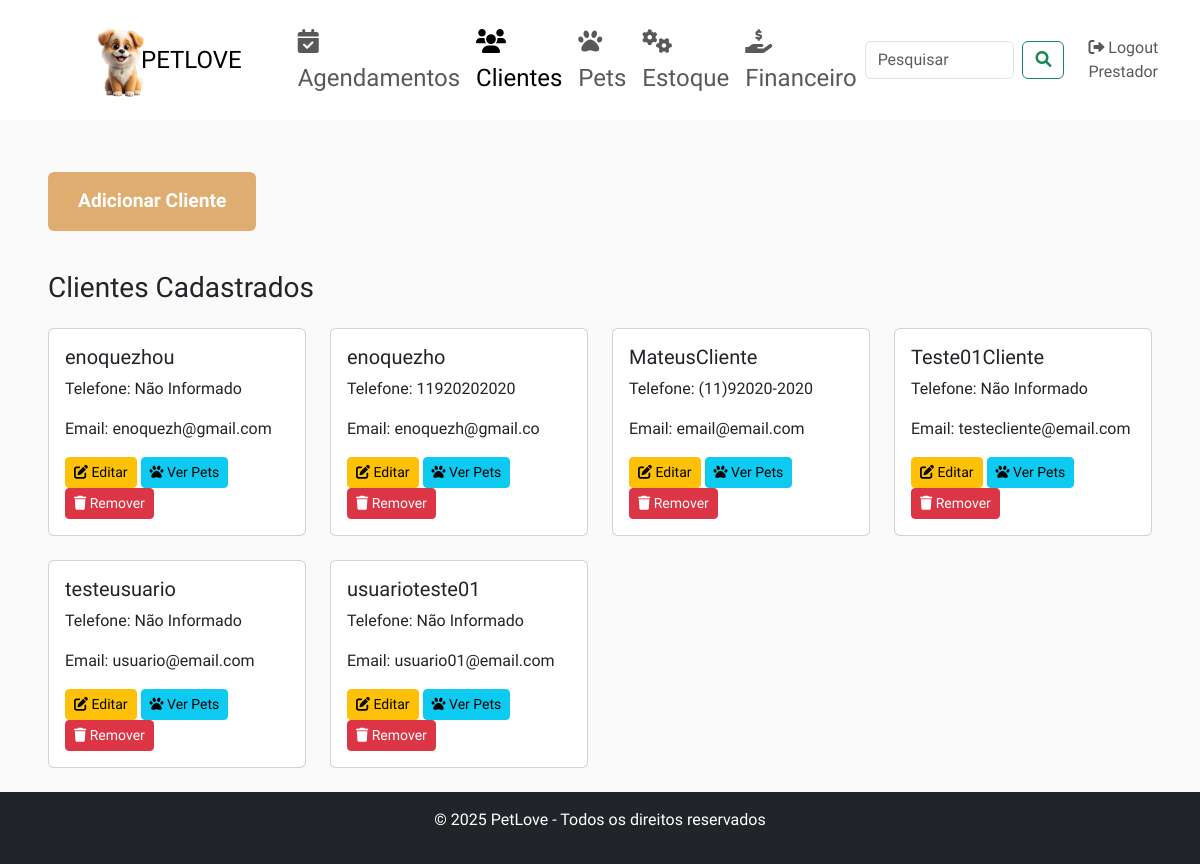
Before: /clientes (signed in) with the older database file.
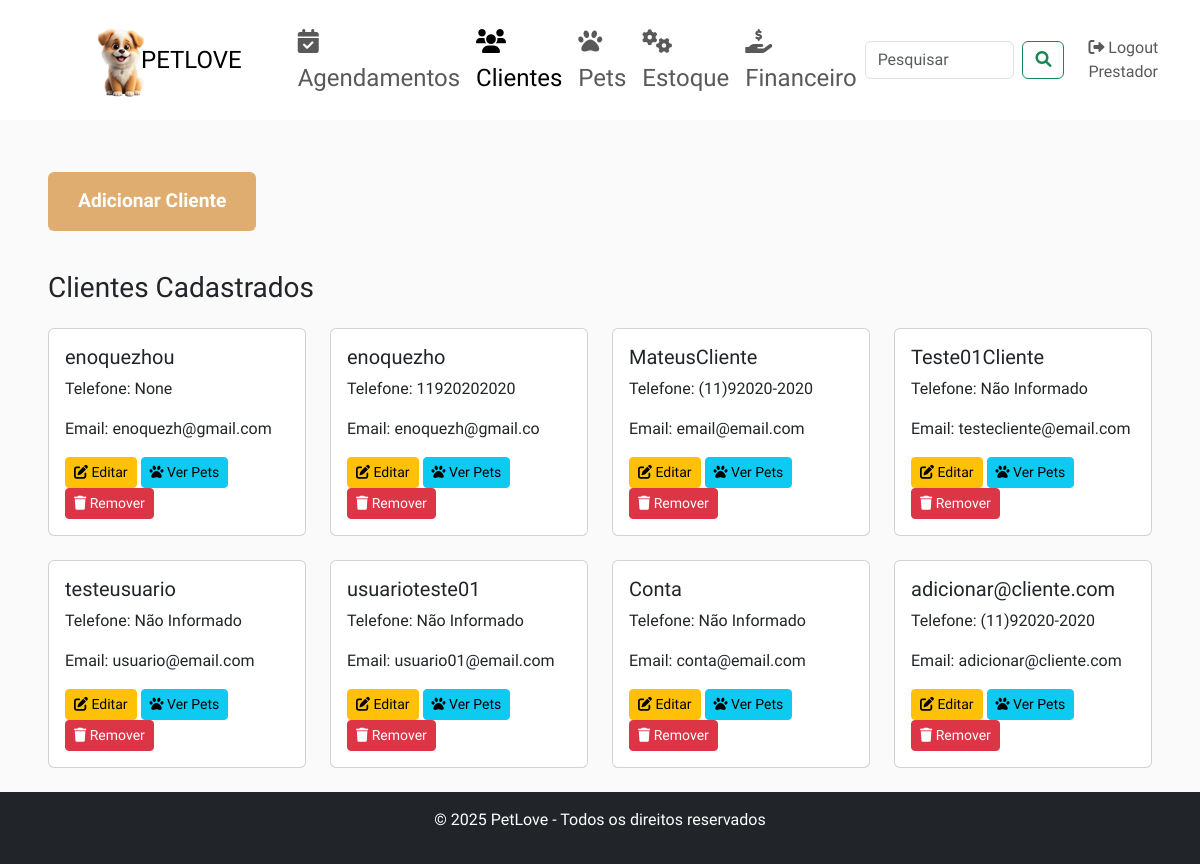
After: the same page with the newer database file.
### app.py (models this page shows, shortened)
class User(db.Model, UserMixin):
    id = db.Column(db.Integer, primary_key=True)
    username = db.Column(db.String(20), unique=True, nullable=False)
    email = db.Column(db.String(120), unique=True, nullable=False)
    password = db.Column(db.String(60), nullable=False)
    role = db.Column(db.String(20), nullable=False, default='cliente')
    cliente_id = db.Column(db.Integer, db.ForeignKey('cliente.id'))
    cliente = db.relationship('Cliente', back_populates='usuario', lazy=True)

class Cliente(db.Model):
    id = db.Column(db.Integer, primary_key=True)
    nome = db.Column(db.String(120), nullable=False)
    email = db.Column(db.String(120), unique=True, nullable=False)
    telefone = db.Column(db.String(20), nullable=True)
    financeiros = db.relationship('LancamentoFinanceiro', back_populates='cliente', lazy=True)
    pets = db.relationship('Pet', back_populates='cliente', lazy=True)
    usuario = db.relationship('User', back_populates='cliente', uselist=False)

### app.py (the view)
@app.route('/clientes')
@login_required
def clientes():
    if current_user.role != 'prestador':
        flash("Acesso negado! Apenas prestadores podem acessar esta página.")
        return redirect(url_for('home_cliente'))
    usuarios_cliente = User.query.filter_by(role='cliente').all()
    return render_template('clientes.html', usuarios_cliente=usuarios_cliente)

### app.py (called while the page is built)
@login_manager.user_loader
def load_user(user_id):
    return User.query.get(int(user_id))

@app.before_request
def create_tables():
    db.create_all()

### templates/clientes.html (shortened to what this page needs)
<!DOCTYPE html>
<html lang="pt-br">
<head>
    <link href="https://cdn.jsdelivr.net/npm/bootstrap@5.3.0-alpha1/dist/css/bootstrap.min.css" rel="stylesheet">
    <link href="https://cdnjs.cloudflare.com/ajax/libs/font-awesome/6.0.0/css/all.min.css" rel="stylesheet">
</head>
<body>
<nav class="navbar navbar-expand-lg bg-custom mb-4">
    <div class="container-fluid">
        <a class="navbar-brand" href="http://127.0.0.1:5000/home_prestador">
            <img src="{{ url_for('static', filename='images/LOGO.png') }}" alt="PetLove Logo" style="height: 80px; margin-left: 70px; width: 70%"/>
            <a style="font-size: 24px; color: #000000; text-decoration: none;">PETLOVE</a>
        </a>
        <div class="collapse navbar-collapse" id="navbarNav">
            <ul class="navbar-nav ms-5">
                <li class="nav-item">
                    <a href="{{ url_for('agendamentos') }}" class="nav-link {% if request.endpoint == 'agendamentos' %}active{% endif %} fs-4">
                        <i class="fas fa-calendar-check"></i> Agendamentos
                    </a>
                </li>
                <li class="nav-item">
                    <a href="{{ url_for('clientes') }}" class="nav-link {% if request.endpoint == 'clientes' %}active{% endif %} fs-4">
                        <i class="fas fa-users"></i> Clientes
                    </a>
                </li>
                <li class="nav-item">
                    <a href="{{ url_for('pets') }}" class="nav-link {% if request.endpoint == 'pets' %}active{% endif %} fs-4">
                        <i class="fas fa-paw"></i> Pets
                    </a>
                </li>
                <li class="nav-item">
                    <a href="{{ url_for('estoque') }}" class="nav-link {% if request.endpoint == 'estoque' %}active{% endif %} fs-4">
                        <i class="fas fa-cogs"></i> Estoque
                    </a>
                </li>
                <li class="nav-item">
                    <a href="{{ url_for('financeiro') }}" class="nav-link {% if request.endpoint == 'financeiro' %}active{% endif %} fs-4">
                        <i class="fas fa-hand-holding-usd"></i> Financeiro
                    </a>
                </li>
            </ul>
            <form class="d-flex ms-auto" role="search">
                <input class="form-control me-2" type="search" placeholder="Pesquisar" aria-label="Search">
                <button class="btn btn-outline-success" type="submit">
                    <i class="fas fa-search"></i>
                </button>
            </form>
            <ul class="navbar-nav ms-3">
                {% if current_user.role == 'cliente' %}
                    <li class="nav-item">
                        <a class="nav-link" href="{{ url_for('logout') }}"><i class="fas fa-sign-out-alt"></i> Logout Cliente</a>
                    </li>
                {% elif current_user.role == 'prestador' %}
                    <li class="nav-item">
                        <a class="nav-link" href="{{ url_for('logout') }}"><i class="fas fa-sign-out-alt"></i> Logout Prestador</a>
                    </li>
                {% endif %}
            </ul>
        </div>
    </div>
</nav>
<div class="container-fluid content-container">
    <a href="{{ url_for('adicionar_cliente') }}" class="btn btn-primary my-3 text-flash-blue">
        Adicionar Cliente
    </a>
    <h3 class="my-4">Clientes Cadastrados</h3>
    <div class="row">
        {% for usuario in usuarios_cliente %}
        <div class="col-md-3 mb-4">
            <div class="card">
                <div class="card-body">
                    <h5 class="card-title">{{ usuario.username }}</h5>
                    <p class="card-text">Telefone: {{ usuario.cliente.telefone if usuario.cliente and usuario.cliente.telefone else 'Não Informado' }}</p>
                    <p class="card-text">Email: {{ usuario.cliente.email if usuario.cliente else 'Não Informado' }}</p>
                    <a href="{{ url_for('editar_cliente', id=usuario.id) }}" class="btn btn-warning btn-sm">
                        <i class="fas fa-edit"></i> Editar
                    </a>
                    <a href="{{ url_for('ver_pets', cliente_id=usuario.id) }}" class="btn btn-info btn-sm">
                        <i class="fas fa-paw"></i> Ver Pets
                    </a>
                    <form action="{{ url_for('remover_cliente', id=usuario.id) }}" method="POST" style="display:inline;">
                        <button type="submit" class="btn btn-danger btn-sm">
                            <i class="fas fa-trash"></i> Remover
                        </button>
                    </form>
                </div>
            </div>
        </div>
        {% endfor %}
    </div>
</div>
<footer class="bg-dark text-white text-center py-3 fixed-bottom">
    <p>© 2025 PetLove - Todos os direitos reservados</p>
</footer>
</body>
</html>

### templates/clientes.html (style rules this page uses)
:root { --accent-color: #DEAD6F; --dark-color: #222222; --light-dark-color: #727272; --light-color: #fff; --grey-color: #dbdbdb; --light-grey-color: #fafafa; --primary-color: #6995B1; --light-primary-color: #eef1f3; --body-font: 'Chilanka', cursive; --heading-font: 'Chilanka', cursive; }
body { font-family: var(--body-font); background-color: var(--light-grey-color); padding-bottom: 60px; }
.bg-custom { background-color: var(--light-color); }
.navbar { height: 120px; }
.content-container { padding: 1% 4%; }
footer { margin: 0; }
.btn-primary, .btn-secondary { background-color: var(--accent-color); color: white; font-weight: bold; border: none; padding: 15px 30px; font-size: 1.2rem; }
footer { margin: 0; position: fixed; bottom: 0; width: 100%; }

Changed rows visible on the page:
changed through a linked row, User "enoquezhou": cliente "Não Informado" → "None"
added User: username "Conta", cliente "Não Informado", cliente "conta@email.com"
added User: username "adicionar@cliente.com", cliente "(11)92020-2020", cliente "adicionar@cliente.com"
